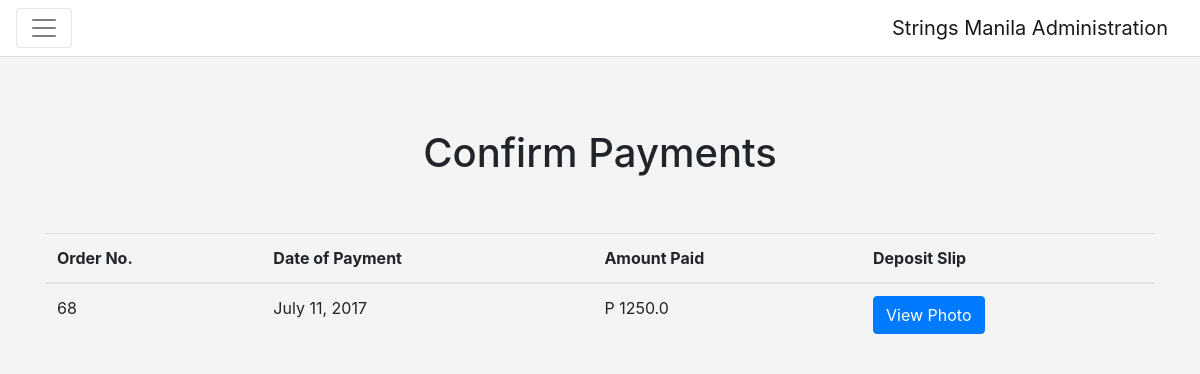
Before: /entity-management/confirm-payments/ (signed in) with the older database file.
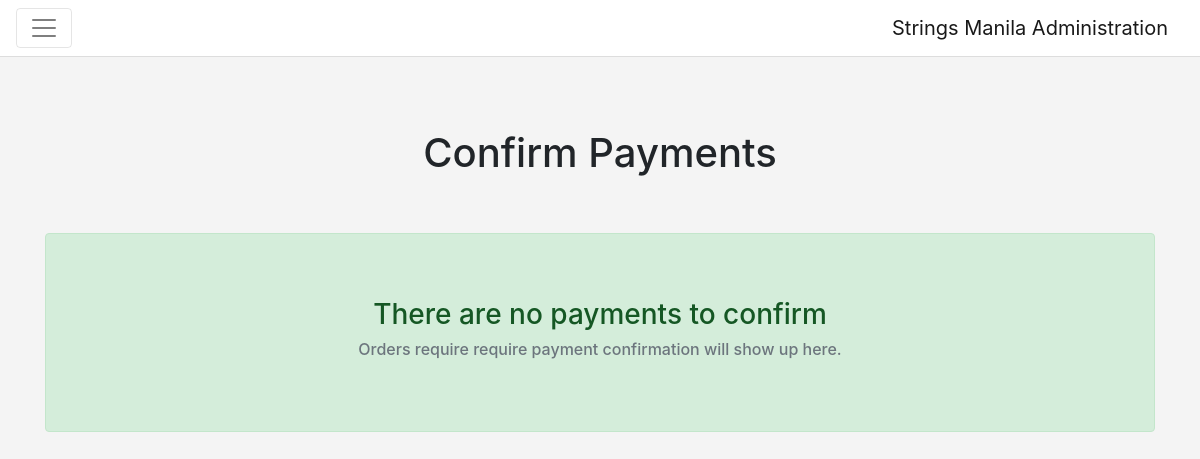
After: the same page with the newer database file.
### order_management/models.py (models this page shows, shortened)
class Order(Model):
    ORDER_STATUSES = (
        ('P', 'Pending'),
        ('A', 'Processing'),
        ('S', 'Shipped'),
        ('C', 'Cancelled')
    )
    date_ordered = DateTimeField(auto_now=True)
    customer = ForeignKey(Customer, on_delete=CASCADE)
    status = CharField(max_length=2, choices=ORDER_STATUSES, default='P')
    customer_deposit_photo = FileField(blank=True, null=True, default=None)
    customer_payment_date = DateField(null=True, blank=True, default=None)
    payment_verified = BooleanField(default=False)
    @property
    def total_price(self):
        order_items = self.orderlineitems_set.all()
        total_price = 0.00
        for order_item in order_items:
            total_price += float(order_item.line_price)
        return total_price

class OrderLineItems(Model):
    product = ForeignKey(Product, on_delete=CASCADE)
    quantity = PositiveIntegerField()
    parent_order = ForeignKey(Order, on_delete=CASCADE)
    @property
    def line_price(self):
        date_ordered = self.parent_order.date_ordered
        price = self.product.price_for_date(date=date_ordered)
        return float(price) * float(self.quantity)

### entity_management/models.py (models this page shows, shortened)
class Product(Model):
    name = CharField(max_length=64)
    description = CharField(max_length=256)
    photo = FileField(null=True, blank=True, default="/static/images/product.png")
    stall = ForeignKey(Stall, on_delete=CASCADE)
    quantity = PositiveIntegerField(default=0)
    is_active = BooleanField(default=True)
    def price_for_date(self, date):
        price_histories = self.pricehistory_set.filter(effective_from__lte=date).order_by("-effective_from")
        return price_histories[0].price

class PriceHistory(Model):
    product = ForeignKey(Product)
    price = DecimalField(decimal_places=2, max_digits=10)
    effective_from = DateTimeField(auto_now_add=True)

### entity_management/views.py (the view)
class ConfirmPaymentsView(View):
    @staticmethod
    @login_required
    @admin_required
    def get(request):
        context = make_context(request)
        orders_to_confirm = Order.objects.filter(status="A", payment_verified=False)
        context["orders_to_confirm"] = orders_to_confirm
        return render(request, 'confirm_payments.html', context)

### entity_management/views.py (called while the page is built, shortened)
def make_context(request, active_stall=None, include_stalls_and_products=False):
    username = request.user.username
    context = {
        "username": username
    }
    return context

### templates/confirm_payments.html (shortened to what this page needs)
<!DOCTYPE html>
<html lang="en">
<head>
    {% include 'bootstrap.html' %}
    {% load static %}
    <link rel="stylesheet" href="{% static 'css/entity_management.css' %}">
    <link rel="stylesheet" href="{% static 'css/general.css' %}">
</head>
<body class="bg-faded">
{% include 'entity_nav.html' %}
<div class="container mt-5">
    <h1 class="text-center p-4">Confirm Payments</h1>
    <br>
    {% if orders_to_confirm %}
        <table class="table table-hover">
            <thead>
            <tr>
                <th>Order No.</th>
                <th>Date of Payment</th>
                <th>Amount Paid</th>
                <th>Deposit Slip</th>
            </tr>
            </thead>
            <tbody>
            {% for order in orders_to_confirm %}
                <tr class="clickable-row" data-toggle="modal" data-target="#details">
                    <td>{{ order.id }}</td>
                    <td>{{ order.customer_payment_date }}</td>
                    <td>P {{ order.total_price }}</td>
                    {% if order.customer_deposit_photo %}
                        <td><a class="btn btn-primary" href="{{ order.customer_deposit_photo.url }}">View Photo</a></td>
                    {% else %}
                        <td class="text-muted">No deposit photo</td>
                    {% endif %}
                </tr>
            {% endfor %}
            </tbody>
        </table>
    {% else %}
        <div class="container-fluid alert alert-success p-5 text-center">
                <h3 class="mb-2 pt-3">There are no payments to confirm</h3>
                <h6 class="text-muted pb-3">Orders require require payment confirmation will show up here.</h6>
            </div>
    {% endif %}
</div>
</body>
</html>

Changed rows visible on the page:
no longer on this page (row edited): Order: id "68", customer_payment_date "July 11, 2017", total_price "1250.0"
Other visible differences:
text no longer shown: "Order No. Date of Payment Amount Paid Deposit Slip"
text now shown: "There are no payments to confirm Orders require require payment confirmation will show up here."
